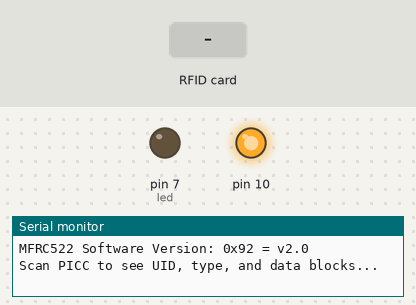
A sketch run on a simulated Arduino Uno, built with avr-gcc and run on an emulated ATmega328P. Shown: output pins drawn as LEDs (lit = HIGH), the last lines printed to the serial monitor. Inputs (shaded band) come from the test bench.

Above: at 1.2 s.
1.3 s: RFID card 5E 7A 19 C4 held to the reader
At 1.8 s:
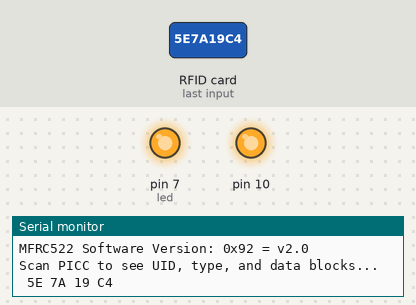
Timing chart, 0 to 4.8 s (numbered marks = the images above; inputs shaded):
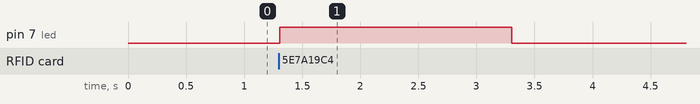

Measured:
- after the input at 1.3 s, pin 7 (led): LOW → HIGH at once, → LOW 2.0 s later

The sketch:

rfid.ino
```cpp
/* From MFRC522 library
 *  Typical pin layout used:
 * -----------------------------------------------------------------------------------------
 *             MFRC522      Arduino       Arduino   Arduino    Arduino          Arduino
 *             Reader/PCD   Uno           Mega      Nano v3    Leonardo/Micro   Pro Micro
 * Signal      Pin          Pin           Pin       Pin        Pin              Pin
 * -----------------------------------------------------------------------------------------
 * RST/Reset   RST          9             5         D9         RESET/ICSP-5     RST
 * SPI SS      SDA(SS)      10            53        D10        10               10
 * SPI MOSI    MOSI         11 / ICSP-4   51        D11        ICSP-4           16
 * SPI MISO    MISO         12 / ICSP-1   50        D12        ICSP-1           14
 * SPI SCK     SCK          13 / ICSP-3   52        D13        ICSP-3           15
 *
 * Added by Ramkumar Shankar
 * 30 August 2015
 *
 * MFRC522 PIN     Arduino
 *                 Uno Pin
 * VCC             3V3
 * GND             GND
 *
 *
 * LED connected to pin 7
 */

#include <SPI.h>
#include <MFRC522.h>

#define RST_PIN    9   //
#define SS_PIN    8    // Changed from 10 to 8 in order to work with Ethernet shield

MFRC522 mfrc522(SS_PIN, RST_PIN); // Create MFRC522 instance

int led = 7; //for LED

void setup() {
  // put your setup code here, to run once:
  //Initialize stuff needed for RFID reader
  Serial.begin(9600);   // Initialize serial communications with the PC
  while (!Serial);    // Do nothing if no serial port is opened (added for Arduinos based on ATMEGA32U4)
  SPI.begin();      // Init SPI bus
  mfrc522.PCD_Init();   // Init MFRC522
  ShowReaderDetails();  // Show details of PCD - MFRC522 Card Reader details
  Serial.println(F("Scan PICC to see UID, type, and data blocks..."));
  //Initialize onboard LED for feedback
  pinMode(led, OUTPUT);
}

void loop() {
  // Look for new cards
  if ( ! mfrc522.PICC_IsNewCardPresent()) {
    return;
  }

  // Select one of the cards
  if ( ! mfrc522.PICC_ReadCardSerial()) {
    return;
  }

  GetUID();
  digitalWrite(led, HIGH);
  Serial.println();
  delay(2000);
  digitalWrite(led, LOW);
}

void ShowReaderDetails() {
  // Get the MFRC522 software version
  byte v = mfrc522.PCD_ReadRegister(mfrc522.VersionReg);
  Serial.print(F("MFRC522 Software Version: 0x"));
  Serial.print(v, HEX);
  if (v == 0x91)
    Serial.print(F(" = v1.0"));
  else if (v == 0x92)
    Serial.print(F(" = v2.0"));
  else
    Serial.print(F(" (unknown)"));
  Serial.println("");
  // When 0x00 or 0xFF is returned, communication probably failed
  if ((v == 0x00) || (v == 0xFF)) {
    Serial.println(F("WARNING: Communication failure, is the MFRC522 properly connected?"));
  }
}

void GetUID () {
  for (byte i = 0; i < mfrc522.uid.size; i++) {
    Serial.print(mfrc522.uid.uidByte[i] < 0x10 ? " 0" : " ");
    Serial.print(mfrc522.uid.uidByte[i], HEX);
  }
}
```
